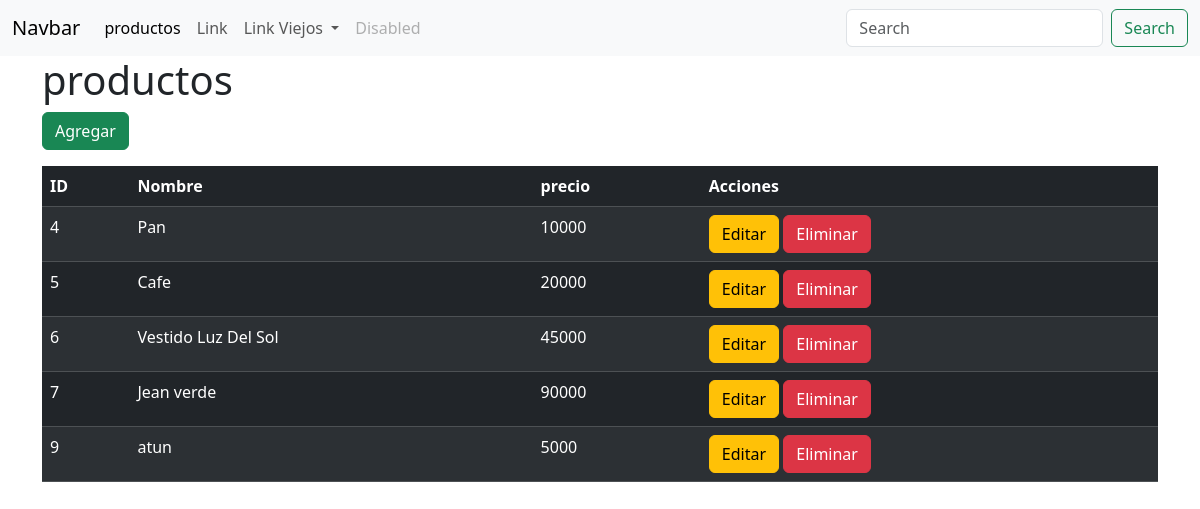
The app's page /productos/, older data.
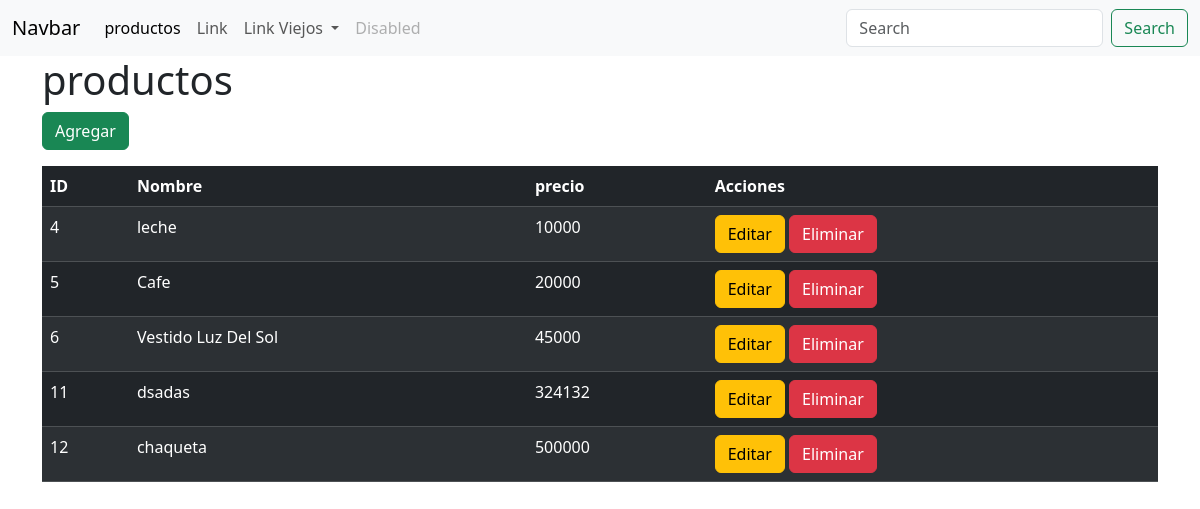
The same page, newer data.
### tienda/models.py (models this page shows, shortened)
class Producto(models.Model):
    cod = models.IntegerField(unique=True)
    nombre = models.CharField(max_length=254)
    precio = models.IntegerField()
    stock = models.IntegerField()
    CATEGORIAS = (
        (0, ""),
        (1, "Ropa"),
        (2, "Comida"),
        (3, "Electrodomesticos"),
    )
    categoria = models.IntegerField(choices=CATEGORIAS, default=0, null=True, blank=True)

### tienda/views.py (the view)
# urls.py: path("productos/", views.productos, name="productos"),
def productos(request):
    q = Producto.objects.all()
    contexto = {
        "data": q
        }
    return render(request, "productos/listar_productos.html", contexto)

### tienda/templates/productos/listar_productos.html (shortened to what this page needs)
{% extends 'base.html' %}
{% block contenido %}
    <h1>productos</h1>
    <a href="{% url 'agregar_producto' %}" class="btn btn-success mb-3">Agregar</a>
    <table class="table table-dark table-striped">
        <thead>
            <tr>
                <th>ID</th>
                <th>Nombre</th>
                <th>precio</th>
                <th>Acciones</th>
            </tr>
        </thead>
        <tbody>
            {% for i in data %}
                <tr>
                    <td>{{ i.id }}</td>
                    <td>{{ i.nombre }}</td>
                    <td>{{ i.precio }}</td>
                    <td>
                        <a href="{% url 'editar_producto' i.id %}" class="btn btn-warning">Editar</a>
                        <a href="{% url 'eliminar_producto' i.id %}" class="btn btn-danger">Eliminar</a>
                    </td>
                </tr>
            {% endfor %}
        </tbody>
    </table>
{% endblock %}

Row changes from the older to the newer data that the page shows:
removed Producto: id "7", nombre "Jean verde", precio "90000"
removed Producto: id "9", nombre "atun", precio "5000"
changed Producto id 4: nombre "Pan" → "leche"
added Producto: id "11", nombre "dsadas", precio "324132"
added Producto: id "12", nombre "chaqueta", precio "500000"
